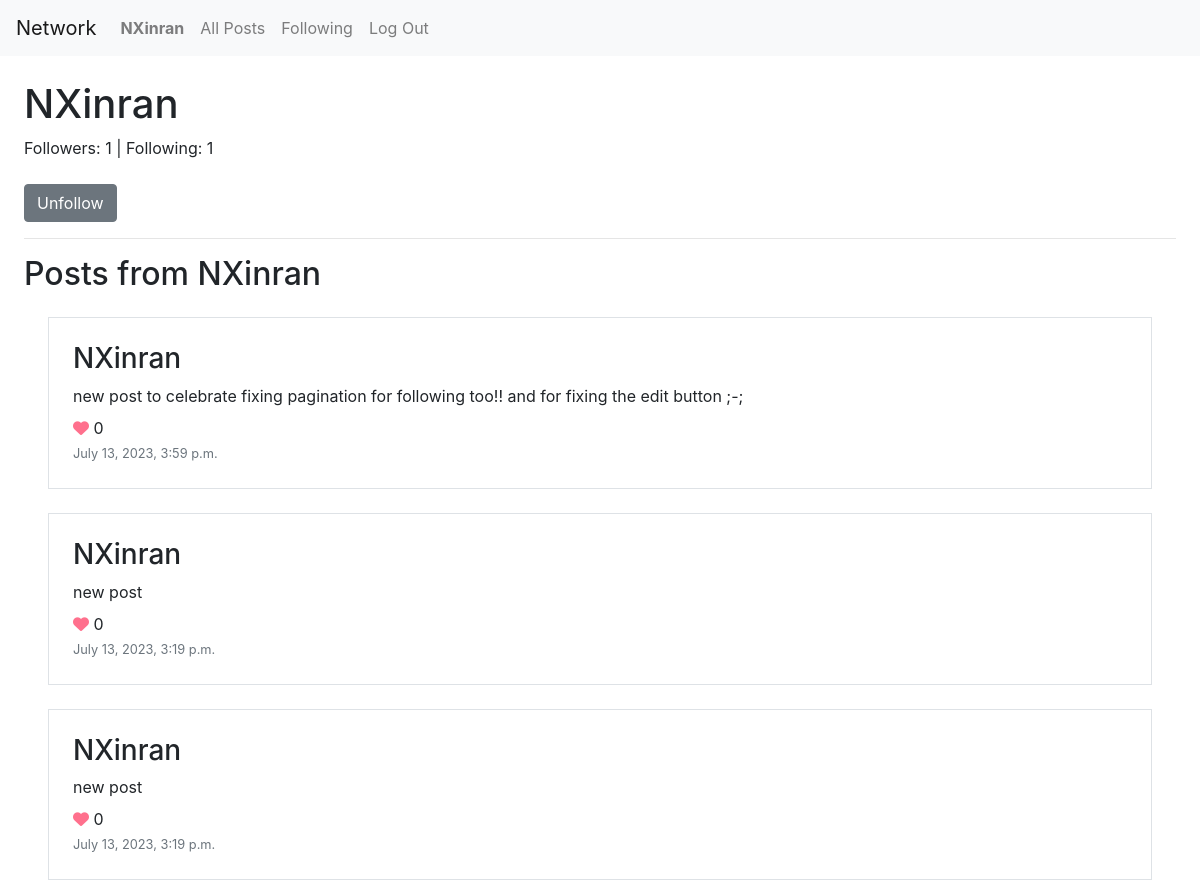
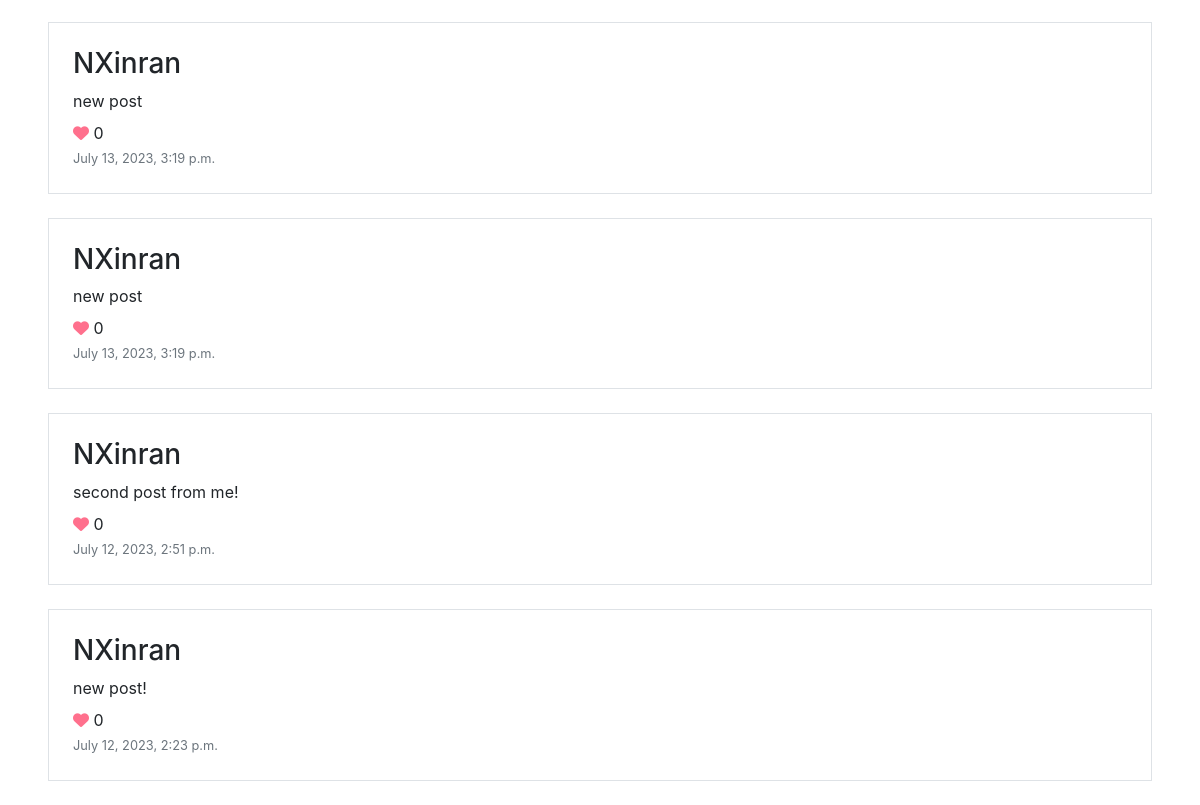
/users/NXinran/1 (signed in), run on an earlier commit of the app's database (2 pictures, top to bottom).
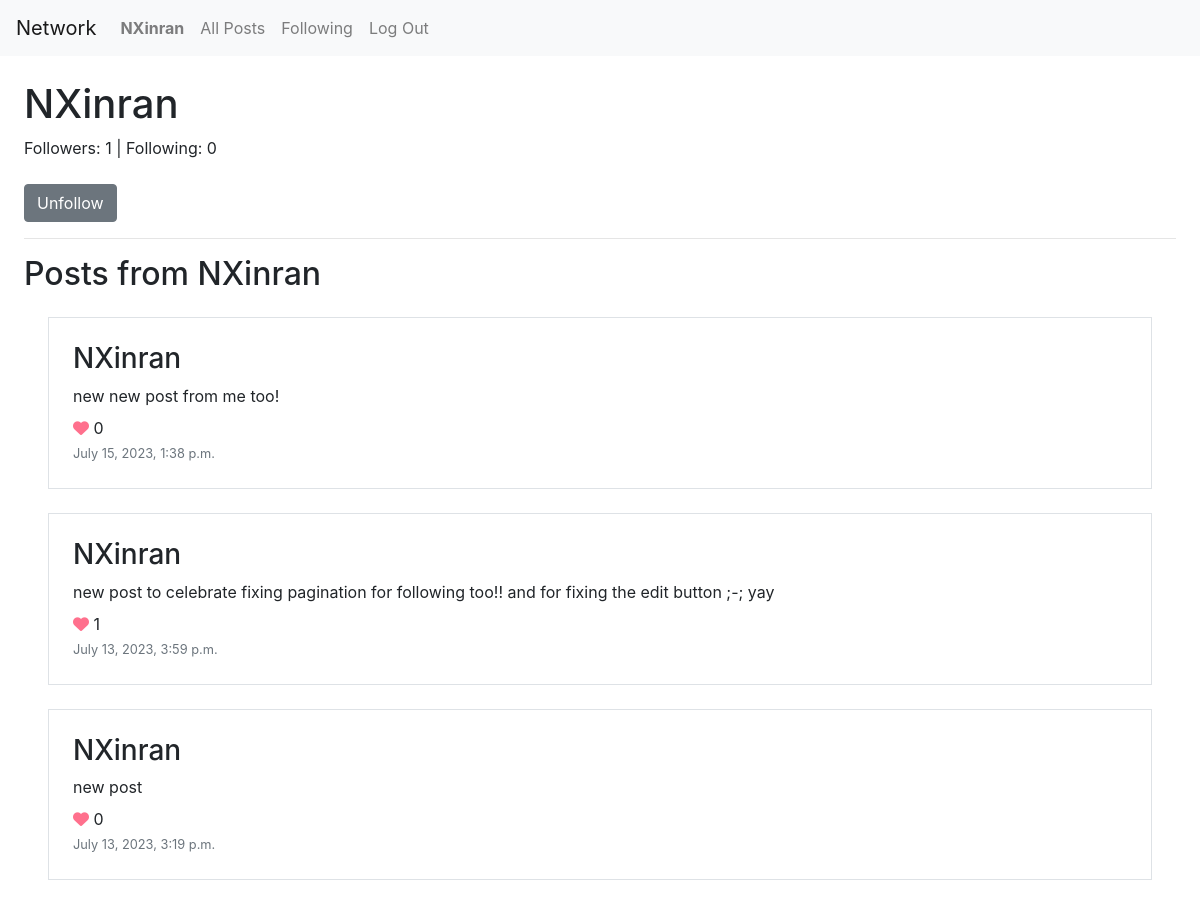
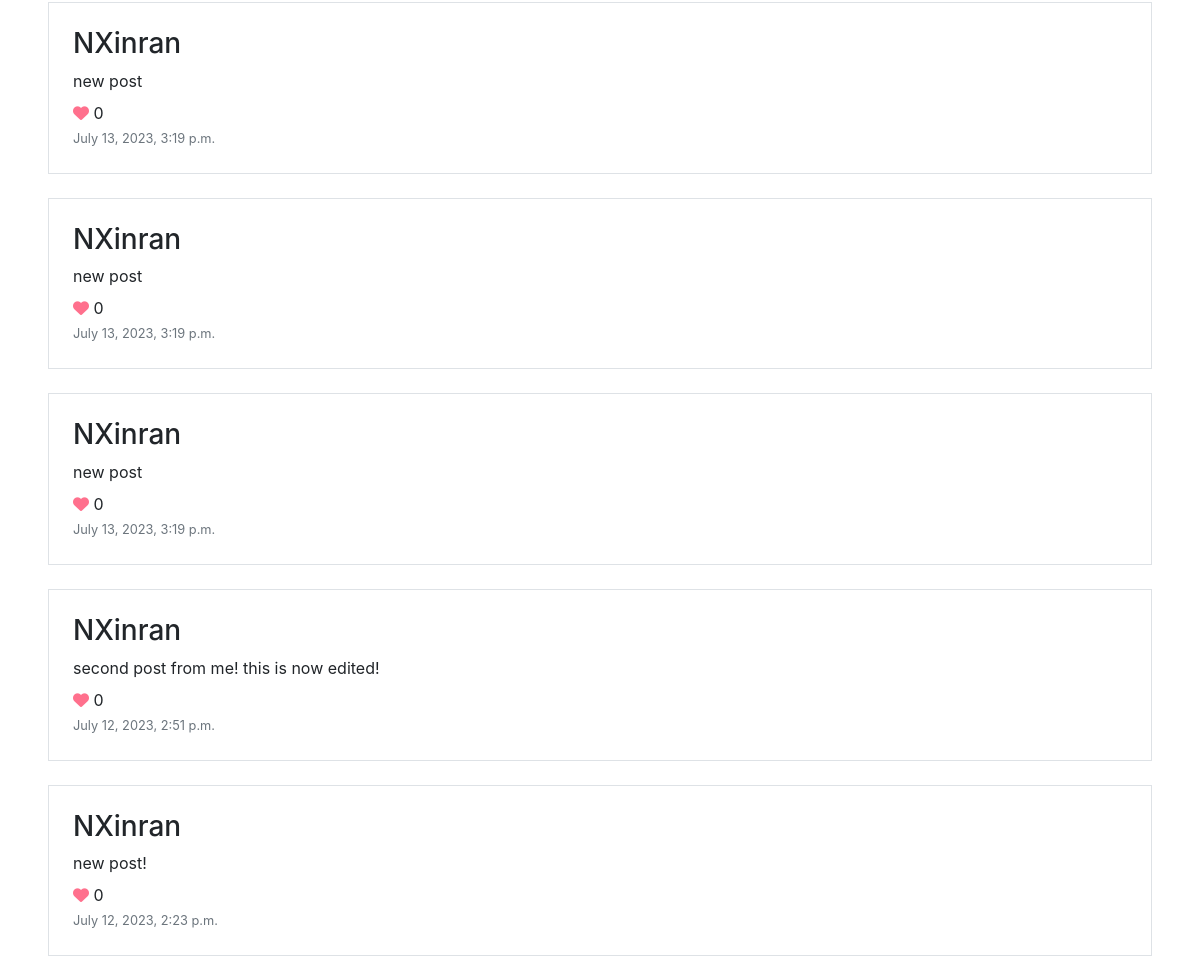
And on a later commit of the database (2 pictures, top to bottom).
### network/models.py (models this page shows, shortened)
class Post(models.Model):
    user = models.ForeignKey(User, on_delete=models.CASCADE)
    body = models.TextField()
    time = models.DateTimeField()
    likes = models.ManyToManyField(User,
                                   blank=True,
                                   related_name='liked')

class User(AbstractUser):
    followers = models.ManyToManyField('self',
                                        symmetrical = False,
                                        blank=True,
                                        related_name='following')

### network/views.py (the view)
# urls.py: path("users/<str:username>/<int:page>", views.user_view, name="user"),
def user_view(request, username, page):
    requestUser = request.user
    user = User.objects.get(username=username)
    followersCount = user.followers.all().count
    followingCount = user.following.all().count
    allPosts = Post.objects.filter(user = user).order_by('-time')
    paginator = Paginator(allPosts, 10)
    numPages = paginator.num_pages
    posts = paginator.page(page).object_list
    hasNext = page < numPages
    hasPrev = page != 1
    isFollowing = user in requestUser.following.all()
    return render(request, "network/user.html", {
        "requestUser": requestUser,
        "user": user,
        "followersCount": followersCount,
        "followingCount": followingCount,
        "posts": posts,
        "isFollowing": isFollowing,
        "hasNext": hasNext,
        "hasPrev": hasPrev,
        "nextPage": page + 1,
        "prevPage": page - 1
    })

### network/templates/network/user.html (shortened to what this page needs)
{% extends "network/layout.html" %}
{% block body %}
<div class="m-4">
    <h1>{{ user.username }}</h1>
    <div class="">
        Followers: {{ followersCount }} | Following: {{ followingCount }}
    </div>
    {% if request.user != user %}
        {% if not isFollowing %}
        <form action="{% url 'follow' user.username %}" method="POST">
            {% csrf_token %}
            <button type="submit" class="btn btn-primary mt-4">Follow</button>
        </form>
        {% else %}
        <form action="{% url 'follow' user.username %}" method="POST">
            <button type="submit" class="btn btn-secondary mt-4">Unfollow</button>
        </form>
        {% endif %}
    {% endif %}
    <hr>
    <h2> Posts from {{ user.username }}</h2>
    {% for post in posts %}
    <div class="m-4 p-4 border">
        <h3 id="post_username">
            {{ post.user.username }}
        </h3>
        <p class="my-2" id="post-body-{{post.id}}">{{ post.body }}</p>
        <div>
            <i class="fa-solid fa-heart" style="color: #ff708d; cursor:pointer" onclick="toggleLike({{post.id}})"></i>
            <p id="likes-count-{{post.id}}" style="display: inline;">{{ post.likes.count }}</p>
        </div>
        <small class="text-muted">{{ post.time }}</small>
    </div>
    {% endfor %}
</div>
{% endblock %}

What changed in the data, as far as the page shows it:
added Post: user.username "NXinran", body "new new post from me too!", likes.count "0", time "July 15, 2023, 1:38 p.m."
changed Post: body "new post to celebrate fixing pagination for following too!! and for fixing the edit button ;-;" → "new post to celebrate fixing pagination for following too!! and for fixing the edit button ;-; yay"; likes.count "0" → "1"
changed Post: body "second post from me!" → "second post from me! this is now edited!"
Also different on the page:
{{ followingCount }}: "1" → "0"
